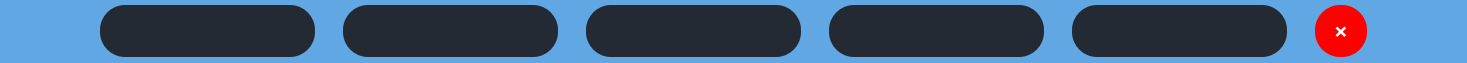
        <widget class="QFrame" name="button_frame">
         <property name="sizePolicy">
          <sizepolicy hsizetype="Preferred" vsizetype="Preferred">
           <horstretch>0</horstretch>
           <verstretch>0</verstretch>
          </sizepolicy>
         </property>
         <property name="minimumSize">
          <size>
           <width>0</width>
           <height>63</height>
          </size>
         </property>
         <property name="maximumSize">
          <size>
           <width>16777215</width>
           <height>63</height>
          </size>
         </property>
         <property name="font">
          <font>
           <family>Cooper Black</family>
           <pointsize>72</pointsize>
          </font>
         </property>
         <property name="styleSheet">
          <string notr="true">background:#60A7E4;
border-radius: 15px;
</string>
         </property>
         <property name="frameShape">
          <enum>QFrame::StyledPanel</enum>
         </property>
         <property name="frameShadow">
          <enum>QFrame::Raised</enum>
         </property>
         <layout class="QHBoxLayout" name="horizontalLayout_2" stretch="0,0,0,0,0,0">
          <property name="spacing">
           <number>28</number>
          </property>
          <property name="leftMargin">
           <number>100</number>
          </property>
          <property name="topMargin">
           <number>0</number>
          </property>
          <property name="rightMargin">
           <number>100</number>
          </property>
          <property name="bottomMargin">
           <number>0</number>
          </property>
          <item>
           <widget class="QPushButton" name="host_connect_button">
            <property name="minimumSize">
             <size>
              <width>215</width>
              <height>52</height>
             </size>
            </property>
            <property name="maximumSize">
             <size>
              <width>230</width>
              <height>52</height>
             </size>
            </property>
            <property name="cursor">
             <cursorShape>PointingHandCursor</cursorShape>
            </property>
            <property name="styleSheet">
             <string notr="true">QPushButton {
	color:white;
	border-image: url(:/Top_panel/Image_resources/topPanel/host_connect2.png);
	background:#242A33;
	border-radius: 25px;
}

QPushButton:hover {
	
	border-image: url(:/Top_panel/Image_resources/topPanel/host_connect1.png);
    background: white;
	border-radius: 25px;
}

QPushButton:pressed {
	border-image: url(:/Top_panel/Image_resources/topPanel/host_connect2.png);
    background: white;
	border-radius: 25px;
}</string>
            </property>
            <property name="text">
             <string/>
            </property>
           </widget>
          </item>
          <item>
           <widget class="QPushButton" name="flight_file_upload_button">
            <property name="minimumSize">
             <size>
              <width>215</width>
              <height>52</height>
             </size>
            </property>
            <property name="maximumSize">
             <size>
              <width>230</width>
              <height>52</height>
             </size>
            </property>
            <property name="cursor">
             <cursorShape>PointingHandCursor</cursorShape>
            </property>
            <property name="styleSheet">
             <string notr="true">QPushButton {
	color:white;
	border-image: url(:/Top_panel/Image_resources/topPanel/flight_file_upload2.png);
	background:#242A33;
	border-radius: 25px;
}

QPushButton:hover {
	
	border-image: url(:/Top_panel/Image_resources/topPanel/flight_file_upload1.png);
    background: white;
	border-radius: 25px;
}

QPushButton:pressed {
	border-image: url(:/Top_panel/Image_resources/topPanel/flight_file_upload2.png);
    background: white;
	border-radius: 25px;
}</string>
            </property>
            <property name="text">
             <string/>
            </property>
           </widget>
          </item>
          <item>
           <widget class="QPushButton" name="data_upload_button">
            <property name="minimumSize">
             <size>
              <width>215</width>
              <height>52</height>
             </size>
            </property>
            <property name="maximumSize">
             <size>
              <width>230</width>
              <height>52</height>
             </size>
            </property>
            <property name="cursor">
             <cursorShape>PointingHandCursor</cursorShape>
            </property>
            <property name="styleSheet">
             <string notr="true">QPushButton {
	border-image: url(:/Top_panel/Image_resources/topPanel/data_upload2.png);
	background:#242A33;
	border-radius: 25px;
}

QPushButton:hover {
	border-image: url(:/Top_panel/Image_resources/topPanel/data_upload1.png);
    background: white;
	border-radius: 25px;
}

QPushButton:pressed {
	border-image: url(:/Top_panel/Image_resources/topPanel/data_upload2.png);
    background: white;
	border-radius: 25px;
}</string>
            </property>
            <property name="text">
             <string/>
            </property>
           </widget>
          </item>
          <item>
           <widget class="QPushButton" name="flight_data_export_button">
            <property name="minimumSize">
             <size>
              <width>215</width>
              <height>52</height>
             </size>
            </property>
            <property name="maximumSize">
             <size>
              <width>230</width>
              <height>52</height>
             </size>
            </property>
            <property name="cursor">
             <cursorShape>PointingHandCursor</cursorShape>
            </property>
            <property name="styleSheet">
             <string notr="true">QPushButton {
	
	border-image: url(:/Top_panel/Image_resources/topPanel/flight_data_export2.png);
	background:#242A33;
	border-radius: 25px;
}

QPushButton:hover {
	
	border-image: url(:/Top_panel/Image_resources/topPanel/flight_data_export1.png);
    background: white;
	border-radius: 25px;
}

QPushButton:pressed {
	border-image: url(:/Top_panel/Image_resources/topPanel/flight_data_export2.png);
    background: white;
	border-radius: 25px;
}</string>
            </property>
            <property name="text">
             <string/>
            </property>
           </widget>
          </item>
          <item>
           <widget class="QPushButton" name="host_disconnect_button">
            <property name="minimumSize">
             <size>
              <width>215</width>
              <height>52</height>
             </size>
            </property>
            <property name="maximumSize">
             <size>
              <width>230</width>
              <height>52</height>
             </size>
            </property>
            <property name="cursor">
             <cursorShape>PointingHandCursor</cursorShape>
            </property>
            <property name="styleSheet">
             <string notr="true">QPushButton {
	border-image: url(:/Top_panel/Image_resources/topPanel/host_disconnect2.png);
	background:#242A33;
	border-radius: 25px;
}

QPushButton:hover {
	border-image: url(:/Top_panel/Image_resources/topPanel/host_disconnect1.png);
    background: white;
	border-radius: 25px;
}

QPushButton:pressed {
	border-image: url(:/Top_panel/Image_resources/topPanel/host_disconnect2.png);
    background: white;
	border-radius: 25px;
}</string>
            </property>
            <property name="text">
             <string/>
            </property>
           </widget>
          </item>
          <item>
           <widget class="QPushButton" name="pushButton">
            <property name="minimumSize">
             <size>
              <width>52</width>
              <height>52</height>
             </size>
            </property>
            <property name="maximumSize">
             <size>
              <width>52</width>
              <height>52</height>
             </size>
            </property>
            <property name="font">
             <font>
              <family>Arial Black</family>
              <pointsize>18</pointsize>
              <weight>75</weight>
              <bold>true</bold>
             </font>
            </property>
            <property name="styleSheet">
             <string notr="true">QPushButton {
	color: white;
	background:red;
	border-radius: 25px;
}

QPushButton:hover {
	color: red;
    background: white;
	border-radius: 25px;
}

QPushButton:pressed {
	
    background: white;
	border-radius: 25px;
}</string>
            </property>
            <property name="text">
             <string>×</string>
            </property>
           </widget>
          </item>
         </layout>
        </widget>
